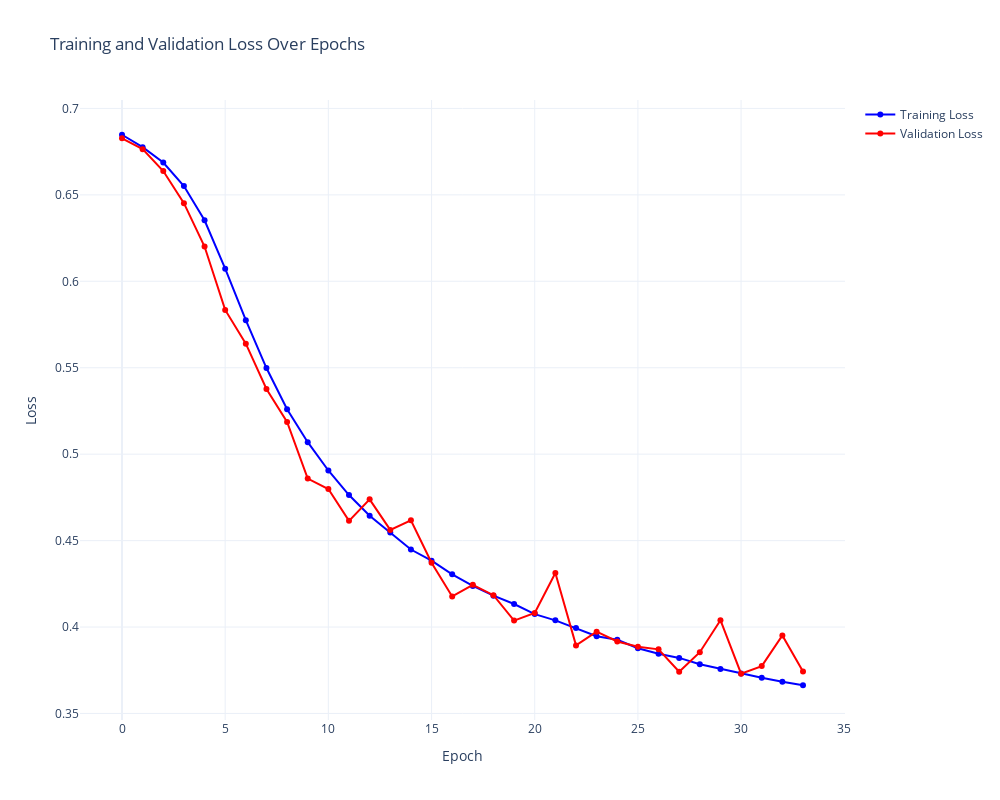
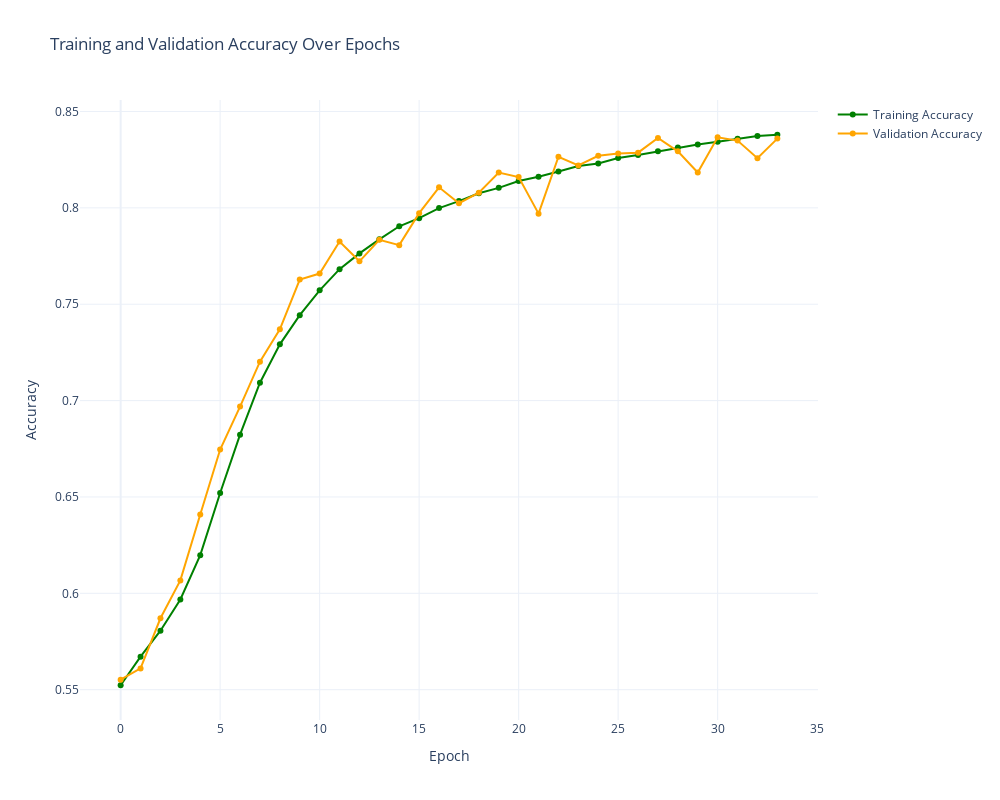

Notebook code for these charts, in order:
### Markdown cell above
## Model training and Loss Accuracy

### Code cell
# Step 4: Plot Training and Validation Loss
fig_loss = go.Figure()
fig_loss.add_trace(go.Scatter(y=history1.history['loss'], mode='lines+markers', name='Training Loss', line=dict(color='blue')))
fig_loss.add_trace(go.Scatter(y=history1.history['val_loss'], mode='lines+markers', name='Validation Loss', line=dict(color='red')))
fig_loss.update_layout(
    title="Training and Validation Loss Over Epochs",
    xaxis_title="Epoch",
    yaxis_title="Loss",
    template="plotly_white",
    width=1000,  # Width in pixels
    height=800   # Height in pixels
)
fig_loss.show()

# Step 5: Plot Model Accuracy
fig_accuracy = go.Figure()
fig_accuracy.add_trace(go.Scatter(y=history1.history['accuracy'], mode='lines+markers', name='Training Accuracy', line=dict(color='green')))
fig_accuracy.add_trace(go.Scatter(y=history1.history['val_accuracy'], mode='lines+markers', name='Validation Accuracy', line=dict(color='orange')))
fig_accuracy.update_layout(
    title="Training and Validation Accuracy Over Epochs",
    xaxis_title="Epoch",
    yaxis_title="Accuracy",
    template="plotly_white",
    width=1000,  # Width in pixels
    height=800   # Height in pixels
)
fig_accuracy.show()

### Figure 1 — Plotly figure (JSON) as saved in the notebook; plotly's stock layout.template omitted (floating-point values rounded to 4 significant figures)
{"data": [{"line": {"color": "blue"}, "mode": "lines+markers", "name": "Training Loss", "type": "scatter", "y": [0.6848, 0.6776, 0.6687, 0.6551, 0.6353, 0.6073, 0.5775, 0.5498, 0.526, 0.5069, 0.4906, 0.4764, 0.4644, 0.4547, 0.4448, 0.4384, 0.4305, 0.4238, 0.4181, 0.4133, 0.4075, 0.4039, 0.3995, 0.3947, 0.3927, 0.3877, 0.3846, 0.3822, 0.3785, 0.3758, 0.3732, 0.3706, 0.3684, 0.3663]}, {"line": {"color": "red"}, "mode": "lines+markers", "name": "Validation Loss", "type": "scatter", "y": [0.6827, 0.6765, 0.6638, 0.6452, 0.6201, 0.5834, 0.5639, 0.5377, 0.5186, 0.4859, 0.4798, 0.4615, 0.4739, 0.4562, 0.4617, 0.4372, 0.4177, 0.4244, 0.4184, 0.4037, 0.4081, 0.4313, 0.3894, 0.3973, 0.3917, 0.3886, 0.3871, 0.3742, 0.3855, 0.404, 0.373, 0.3774, 0.3951, 0.3743]}], "layout": {"height": 800, "title": {"text": "Training and Validation Loss Over Epochs"}, "width": 1000, "xaxis": {"title": {"text": "Epoch"}}, "yaxis": {"title": {"text": "Loss"}}}}

### Figure 2 — Plotly figure (JSON) as saved in the notebook; plotly's stock layout.template omitted (floating-point values rounded to 4 significant figures)
{"data": [{"line": {"color": "green"}, "mode": "lines+markers", "name": "Training Accuracy", "type": "scatter", "y": [0.5523, 0.5671, 0.5806, 0.5968, 0.6198, 0.652, 0.6823, 0.7093, 0.7292, 0.7443, 0.7572, 0.7682, 0.7764, 0.7837, 0.7904, 0.7946, 0.7999, 0.8035, 0.8075, 0.8104, 0.8139, 0.8162, 0.8189, 0.8217, 0.823, 0.8259, 0.8275, 0.8293, 0.8314, 0.8328, 0.8343, 0.8359, 0.8373, 0.8379]}, {"line": {"color": "orange"}, "mode": "lines+markers", "name": "Validation Accuracy", "type": "scatter", "y": [0.5552, 0.5611, 0.5871, 0.6067, 0.6409, 0.6746, 0.6969, 0.7202, 0.737, 0.7628, 0.7659, 0.7825, 0.7723, 0.7834, 0.7806, 0.7973, 0.8107, 0.8024, 0.8078, 0.8183, 0.816, 0.797, 0.8265, 0.822, 0.827, 0.8282, 0.8286, 0.8362, 0.8293, 0.8183, 0.8366, 0.8349, 0.8258, 0.8359]}], "layout": {"height": 800, "title": {"text": "Training and Validation Accuracy Over Epochs"}, "width": 1000, "xaxis": {"title": {"text": "Epoch"}}, "yaxis": {"title": {"text": "Accuracy"}}}}
